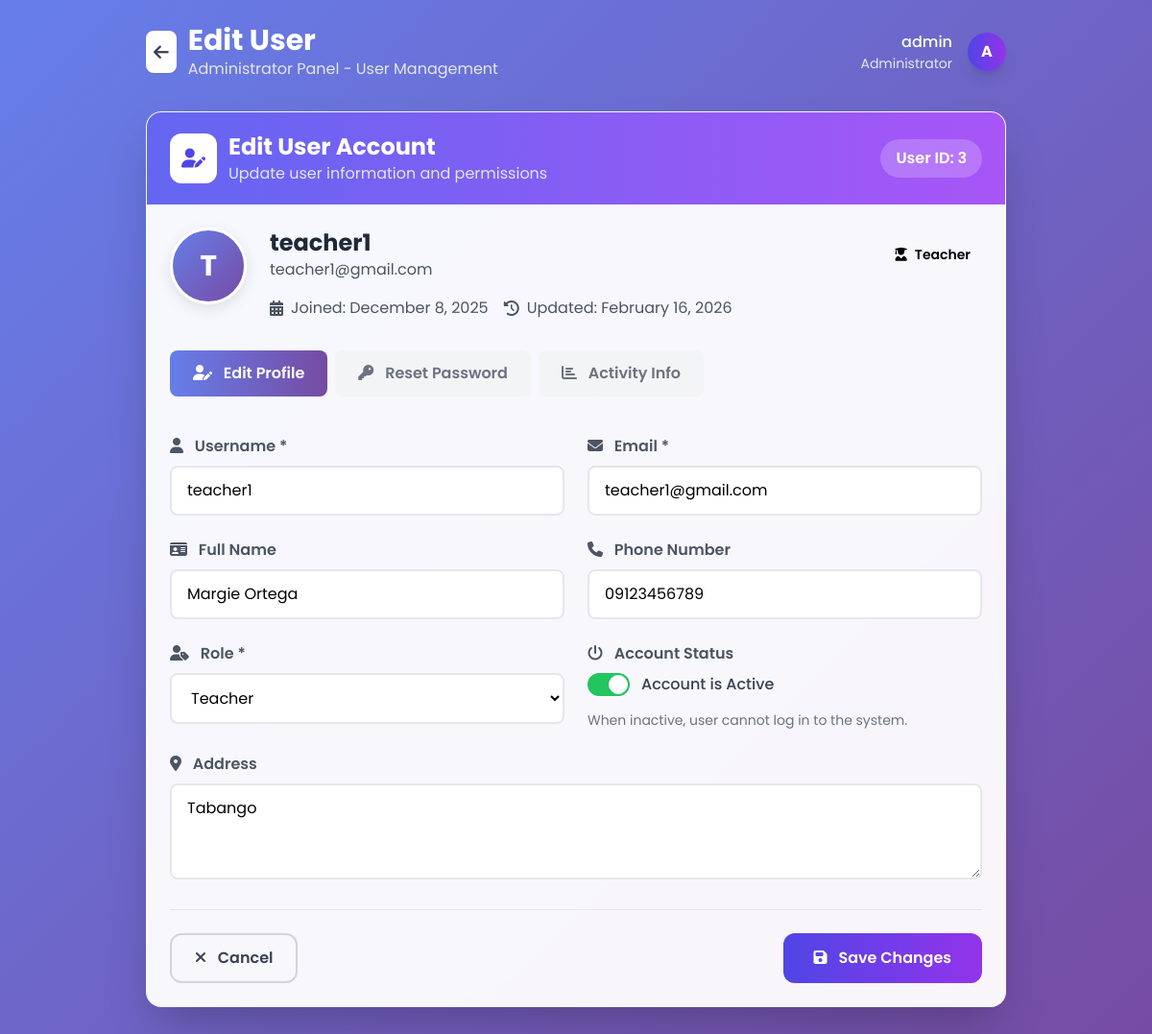
Screenshot of /Public/edit_user.php?id=3 (signed in) with the database file from the repository.
### tables this page shows
CREATE TABLE `users` (
  `id` int(11) NOT NULL,
  `username` varchar(50) NOT NULL,
  `full_name` varchar(200) NOT NULL,
  `address` varchar(100) NOT NULL,
  `phone` varchar(11) NOT NULL,
  `email` varchar(100) NOT NULL,
  `password_hash` varchar(255) NOT NULL,
  `role_id` int(11) NOT NULL,
  `created_at` timestamp NOT NULL DEFAULT current_timestamp(),
  `updated_at` timestamp NOT NULL DEFAULT current_timestamp() ON UPDATE current_timestamp(),
  `is_active` tinyint(1) DEFAULT 1
);

CREATE TABLE `roles` (
  `id` int(11) NOT NULL,
  `role_name` varchar(50) NOT NULL
);

### Public/edit_user.php (the view, shortened to what this page needs)
<?php
require_once __DIR__ . '/../includes/auth.php';
$user_id = $_GET['id'] ?? null;
$stmt = $pdo->prepare("
    SELECT u.*, role_name
    FROM users u
    JOIN roles r ON u.role_id = r.id
    WHERE u.id = ?
");
$stmt->execute([$user_id]);
$user = $stmt->fetch();
$stmt = $pdo->prepare("SELECT * FROM roles ORDER BY id");
$stmt->execute();
$roles = $stmt->fetchAll();
?>
<!DOCTYPE html>
<html lang="en">
<head>
    <script src="https://cdn.tailwindcss.com"></script>
    <link rel="stylesheet" href="https://cdnjs.cloudflare.com/ajax/libs/font-awesome/6.4.0/css/all.min.css">
</head>
<body class="p-4 md:p-6">
    <div class="max-w-4xl mx-auto">
        <div class="flex justify-between items-center mb-8">
            <div class="flex items-center space-x-3">
                <a href="admin_dashboard.php"
                   class="text-gray-700 hover:text-indigo-700 transition">
                    <div class="bg-white p-2 rounded-lg shadow-sm hover-lift">
                        <i class="fas fa-arrow-left text-lg"></i>
                    </div>
                </a>
                <div>
                    <h1 class="text-3xl font-bold text-white">Edit User</h1>
                    <p class="text-gray-200">Administrator Panel - User Management</p>
                </div>
            </div>
            <div class="flex items-center space-x-4">
                <div class="hidden md:block text-right">
                    <p class="font-medium text-white"><?= htmlspecialchars($_SESSION['user']['username']) ?></p>
                    <p class="text-gray-200 text-sm">Administrator</p>
                </div>
                <div class="w-10 h-10 bg-gradient-to-r from-indigo-600 to-purple-600 rounded-full flex items-center justify-center text-white font-bold shadow-lg">
                    <?= strtoupper(substr(htmlspecialchars($_SESSION['user']['username']), 0, 1)) ?>
                </div>
            </div>
        </div>
        <div class="glass-card rounded-2xl shadow-2xl overflow-hidden mb-6">
            <div class="bg-gradient-to-r from-indigo-500 to-purple-500 px-6 py-5">
                <div class="flex items-center justify-between">
                    <div class="flex items-center space-x-3">
                        <div class="bg-white p-3 rounded-xl">
                            <i class="fas fa-user-edit text-indigo-600 text-xl"></i>
                        </div>
                        <div>
                            <h2 class="text-2xl font-bold text-white">Edit User Account</h2>
                            <p class="text-indigo-100">Update user information and permissions</p>
                        </div>
                    </div>
                    <div class="bg-white/20 px-4 py-2 rounded-full">
                        <span class="text-white font-semibold">User ID: <?= $user['id'] ?></span>
                    </div>
                </div>
            </div>
            <div class="p-6">
                <div class="flex flex-col md:flex-row items-center md:items-start space-y-6 md:space-y-0 md:space-x-6 mb-8">
                    <div class="user-avatar rounded-full flex items-center justify-center text-white text-3xl font-bold">
                        <?= strtoupper(substr(htmlspecialchars($user['username']), 0, 1)) ?>
                    </div>
                    <div class="flex-1">
                        <div class="flex flex-col md:flex-row md:items-center justify-between mb-4">
                            <div>
                                <h3 class="text-2xl font-bold text-gray-800"><?= htmlspecialchars($user['username']) ?></h3>
                                <p class="text-gray-600"><?= htmlspecialchars($user['email']) ?></p>
                            </div>
                            <div class="flex items-center space-x-3 mt-2 md:mt-0">
                                <span class="role-badge role-<?= $user['role_name'] ?>">
                                    <i class="fas fa-user-<?= $user['role_name'] == 'admin' ? 'shield' : ($user['role_name'] == 'teacher' ? 'tie' : 'graduate') ?> mr-2"></i>
                                    <?= ucfirst($user['role_name']) ?>
                                </span>
                            </div>
                        </div>
                        <div class="flex items-center space-x-4 text-gray-600">
                            <div class="flex items-center">
                                <i class="fas fa-calendar-alt mr-2"></i>
                                <span>Joined: <?= date('F j, Y', strtotime($user['created_at'])) ?></span>
                            </div>
                            <?php if ($user['updated_at'] != $user['created_at']): ?>
                            <div class="flex items-center">
                                <i class="fas fa-history mr-2"></i>
                                <span>Updated: <?= date('F j, Y', strtotime($user['updated_at'])) ?></span>
                            </div>
                            <?php endif; ?>
                        </div>
                    </div>
                </div>
                <div class="mb-8">
                    <div class="flex space-x-2 overflow-x-auto pb-2">
                        <button type="button"
                                class="tab-button active"
                                onclick="showTab('profile-tab')">
                            <i class="fas fa-user-edit mr-2"></i>
                            Edit Profile
                        </button>
                        <button type="button"
                                class="tab-button"
                                onclick="showTab('password-tab')">
                            <i class="fas fa-key mr-2"></i>
                            Reset Password
                        </button>
                        <button type="button"
                                class="tab-button"
                                onclick="showTab('activity-tab')">
                            <i class="fas fa-chart-bar mr-2"></i>
                            Activity Info
                        </button>
                    </div>
                </div>
                <div id="profile-tab" class="tab-content">
                    <form method="POST" class="space-y-6">
                        <div class="grid grid-cols-1 md:grid-cols-2 gap-6">
                            <div class="form-group">
                                <label class="form-label">
                                    <i class="fas fa-user mr-2"></i>
                                    Username *
                                </label>
                                <input type="text"
                                       name="username"
                                       value="<?= htmlspecialchars($user['username']) ?>"
                                       required
                                       class="form-input"
                                       placeholder="Enter username">
                            </div>
                            <div class="form-group">
                                <label class="form-label">
                                    <i class="fas fa-envelope mr-2"></i>
                                    Email *
                                </label>
                                <input type="email"
                                       name="email"
                                       value="<?= htmlspecialchars($user['email']) ?>"
                                       required
                                       class="form-input"
                                       placeholder="Enter email address">
                            </div>
                            <div class="form-group">
                                <label class="form-label">
                                    <i class="fas fa-id-card mr-2"></i>
                                    Full Name
                                </label>
                                <input type="text"
                                       name="full_name"
                                       value="<?= htmlspecialchars($user['full_name'] ?? '') ?>"
                                       class="form-input"
                                       placeholder="Enter full name">
                            </div>
                            <div class="form-group">
                                <label class="form-label">
                                    <i class="fas fa-phone mr-2"></i>
                                    Phone Number
                                </label>
                                <input type="tel"
                                       name="phone"
                                       value="<?= htmlspecialchars($user['phone'] ?? '') ?>"
                                       class="form-input"
                                       placeholder="Enter phone number">
                            </div>
                            <div class="form-group">
                                <label class="form-label">
                                    <i class="fas fa-user-tag mr-2"></i>
                                    Role *
                                </label>
                                <select name="role_id" required class="form-input">
                                    <?php foreach ($roles as $role): ?>
                                        <option value="<?= $role['id'] ?>"
                                                <?= $user['role_id'] == $role['id'] ? 'selected' : '' ?>
                                                style="color: <?= $role['role_name'] == 'admin' ? '#ef4444' : ($role['role_name'] == 'teacher' ? '#3b82f6' : '#10b981') ?>">
                                            <?= ucfirst($role['role_name']) ?>
                                        </option>
                                    <?php endforeach; ?>
                                </select>
                            </div>
                            <div class="form-group">
                                <label class="form-label">
                                    <i class="fas fa-power-off mr-2"></i>
                                    Account Status
                                </label>
                                <div class="mt-2">
                                    <label class="inline-flex items-center cursor-pointer">
                                        <div class="relative w-11 h-6 bg-gray-200 peer-focus:outline-none peer-focus:ring-4 peer-focus:ring-blue-300 rounded-full peer peer-checked:after:translate-x-full peer-checked:after:border-white after:content-[''] after:absolute after:top-[2px] after:left-[2px] after:bg-white after:border-gray-300 after:border after:rounded-full after:h-5 after:w-5 after:transition-all peer-checked:bg-green-500"></div>
                                        <span class="ml-3 text-gray-700 font-medium">
                                            <?= $user['is_active'] ? 'Account is Active' : 'Account is Inactive' ?>
                                        </span>
                                    </label>
                                    <p class="text-gray-500 text-sm mt-2">
                                        When inactive, user cannot log in to the system.
                                    </p>
                                </div>
                            </div>
                        </div>
                        <div class="form-group">
                            <label class="form-label">
                                <i class="fas fa-map-marker-alt mr-2"></i>
                                Address
                            </label>
                            <textarea name="address"
                                      rows="3"
                                      class="form-input"
                                      placeholder="Enter address"><?= htmlspecialchars($user['address'] ?? '') ?></textarea>
                        </div>
                        <div class="flex justify-between pt-6 border-t border-gray-200">
                            <a href="admin_dashboard.php"
                               class="px-6 py-3 border-2 border-gray-300 text-gray-700 rounded-xl hover:bg-gray-50 transition font-semibold">
                                <i class="fas fa-times mr-2"></i>
                                Cancel
                            </a>
                            <button type="submit"
                                    class="btn-glow px-8 py-3 bg-gradient-to-r from-indigo-600 to-purple-600 text-white rounded-xl hover:from-indigo-700 hover:to-purple-700 transition font-semibold">
                                <i class="fas fa-save mr-2"></i>
                                Save Changes
                            </button>
                        </div>
                    </form>
                </div>
            </div>
        </div>
    </div>
</body>
</html>

### Public/edit_user.php (style rules this page uses)
* { font-family: 'Poppins', sans-serif; }
body { background: linear-gradient(135deg, #667eea 0%, #764ba2 100%); min-height: 100vh; }
.glass-card { background: rgba(255, 255, 255, 0.95); backdrop-filter: blur(10px); border: 1px solid rgba(255, 255, 255, 0.2); }
.btn-glow { position: relative; overflow: hidden; transition: all 0.4s ease; }
.user-avatar { width: 80px; height: 80px; background: linear-gradient(135deg, #667eea 0%, #764ba2 100%); border: 3px solid white; box-shadow: 0 5px 15px rgba(0, 0, 0, 0.1); }
.role-badge { display: inline-flex; align-items: center; padding: 0.25rem 0.75rem; border-radius: 9999px; font-size: 0.875rem; font-weight: 600; }
.tab-button { padding: 0.75rem 1.5rem; border-radius: 0.5rem; font-weight: 600; transition: all 0.3s ease; }
.tab-button.active { background: linear-gradient(to right, #667eea, #764ba2); color: white; }
.tab-button:not(.active) { background: #f3f4f6; color: #6b7280; }
.tab-content { animation: fadeIn 0.5s ease; }
.form-group { position: relative; }
.form-label { display: block; margin-bottom: 0.5rem; font-weight: 600; color: #4b5563; }
.form-input { width: 100%; padding: 0.75rem 1rem; border: 2px solid #e5e7eb; border-radius: 0.5rem; transition: all 0.3s ease; background: white; }

### rows the page displays
users: id "3", username "T", username "teacher1", email "teacher1@gmail.com", role.role_name "Teacher", created_at "December 8, 2025", updated_at "February 16, 2026", full_name "Margie Ortega", phone "09123456789", role_id "Teacher", address "Tabango"

### other values shown
$_SESSION['user']['username'] "admin"
substr(htmlspecialchars($_SESSION['user']['username']), 0, 1) "A"
